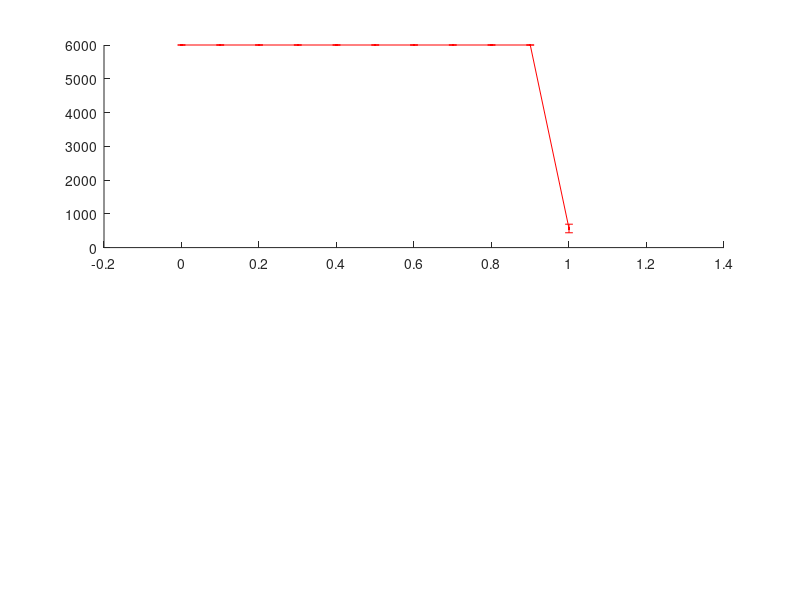

The MATLAB source for this figure: (Note: this script raises an error after producing the figure.)
function X=makeFig1AB

load Lp %Lead-only proportion delivered simulation data
load Lt %Lead-only time to completion simulation data
load Mp %Mixed proportion delivered simulation data
load Mt %Mixed time to completion simulation data
load Sp %Herd-only proportion delivered simulation data
load St %Herd-only time to completion simulation data 

p=0:0.1:1;

subplot(2,1,1)
%PLOT LEAD
R=Lt;
Y=R(:,:); 
YY=mean(R(:,:)); %Mean
E=std(Y).*ones(1,size(R,2)); %Std dev
errorbar(p,YY,E,'.-r','LineWidth',2); %Plot mean and std dev.
%ylim([0 1])
title('A')
ylabel('Time to completion')
xlabel('Proportion followers (p)')

hold on

%PLOT MIXED
R=Mt;
Y=R(:,:); 
YY=mean(R(:,:)); %Mean
E=std(Y).*ones(1,size(R,2)); %Std dev
errorbar(p,YY,E,'.-g','LineWidth',2); %Plot mean and std dev.
%ylim([0 1])

hold on

%PLOT HERD
R=St;
Y=R(:,:); 
YY=mean(R(:,:)); %Mean
E=std(Y).*ones(1,size(R,2)); %Std dev
errorbar(p,YY,E,'.-b','LineWidth',2); %Plot mean and std dev.
%ylim([0 1])

subplot(2,1,2)

%PLOT LEAD
R=Lp;
Y=R(:,:); 
YY=mean(R(:,:)); %Mean
E=std(Y).*ones(1,size(R,2)); %Std dev
errorbar(p,YY,E,'.-r','LineWidth',2); %Plot mean and std dev.
%ylim([0 1])
title('B')
ylabel('Proportion delivered to target')
xlabel('Proportion followers (p)')

hold on

%PLOT MIXED
R=Mp;
Y=R(:,:); 
YY=mean(R(:,:)); %Mean
E=std(Y).*ones(1,size(R,2)); %Std dev
errorbar(p,YY,E,'.-g','LineWidth',2); %Plot mean and std dev.
%ylim([0 1])

hold on

%PLOT HERD
R=Sp;
Y=R(:,:); 
YY=mean(R(:,:)); %Mean
E=std(Y).*ones(1,size(R,2)); %Std dev
errorbar(p,YY,E,'.-b','LineWidth',2); %Plot mean and std dev.
%ylim([0 1])